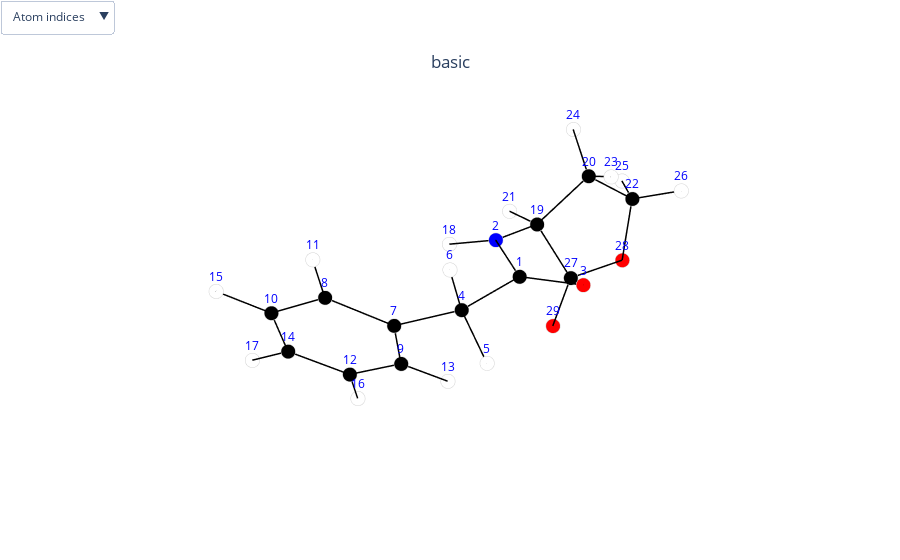

The cell this chart's notebook holds for it:
### Code cell
# use single class Molecule to show dipole arrows for the first molecule in set : toggle show dipole on the top left corner
# Notice that the indices defined a new common plane as the origin for the transformed dipole vector component.
mols.molecules[0].get_dipole_gaussian_df_single([1,2,3],visualize_bool=True)
mols.get_dipole_dict([1,2,3]).head(5)

### Figure 1 — Plotly figure (JSON) as saved in the notebook; plotly's stock layout.template omitted (floating-point values rounded to 4 significant figures)
{"data": [{"marker": {"color": ["black", "blue", "red", "black", "white", "white", "black", "black", "black", "black", "white", "black", "white", "black", "white", "white", "white", "white", "black", "black", "white", "black", "white", "white", "white", "white", "black", "red", "red"], "line": {"color": "lightgray", "width": 2}, "size": 5}, "mode": "markers", "name": "atoms", "text": ["C", "N", "O", "C", "H", "H", "C", "C", "C", "C", "H", "C", "H", "C", "H", "H", "H", "H", "C", "C", "H", "C", "H", "H", "H", "H", "C", "O", "O"], "type": "scatter3d", "x": [0.6241, 0, 0, 2.146, 2.453, 2.458, 2.776, 3.651, 2.475, 4.227, 3.889, 3.047, 1.776, 3.927, 4.91, 2.804, 4.374, 0.5589, -1.415, -2.34, -1.668, -3.538, -1.858, -2.619, -4.288, -4.015, -1.815, -3.026, -1.192], "y": [1.214, 0, 2.253, 1.188, 2.122, 1.242, 0.0015, -0.8399, -0.2735, -1.93, -0.6375, -1.362, 0.3633, -2.192, -2.573, -1.563, -3.041, -0.81, -0.0722, 0.5164, -1.119, 0.9571, 1.376, -0.2006, 0.1696, 1.862, 0.6911, 1.239, 0.7671], "z": [-0.0145, 0, 0, 0, -0.4725, 1.045, -0.6796, -0.0015, -2.015, -0.6426, 1.036, -2.655, -2.546, -1.97, -0.1023, -3.69, -2.471, -0.2136, -0.2462, 0.8148, -0.4317, -0.0282, 1.274, 1.583, -0.122, 0.3383, -1.517, -1.339, -2.528]}, {"hoverinfo": "none", "line": {"color": "black", "width": 3}, "mode": "lines", "name": "bonds", "type": "scatter3d", "x": [0.6241, 0, null, 2.146, 2.453, null, 2.776, 3.651, null, -1.415, -2.34, null, -1.815, -3.026, null, 0.6241, 0, null, 2.146, 2.458, null, 2.475, 2.776, null, 4.227, 3.651, null, 3.047, 3.927, null, -1.415, -1.668, null, -2.34, -3.538, null, -1.815, -1.192, null, 0.6241, 2.146, null, 2.146, 2.776, null, 3.889, 3.651, null, 2.475, 3.047, null, 4.374, 3.927, null, -2.34, -1.858, null, -4.288, -3.538, null, 2.475, 1.776, null, 4.227, 3.927, null, 3.047, 2.804, null, -2.34, -2.619, null, -4.015, -3.538, null, 4.227, 4.91, null, -3.026, -3.538, null, -1.415, -1.815, null, 0, -1.415, null, 0.5589, 0, null], "y": [1.214, 0, null, 1.188, 2.122, null, 0.0015, -0.8399, null, -0.0722, 0.5164, null, 0.6911, 1.239, null, 1.214, 2.253, null, 1.188, 1.242, null, -0.2735, 0.0015, null, -1.93, -0.8399, null, -1.362, -2.192, null, -0.0722, -1.119, null, 0.5164, 0.9571, null, 0.6911, 0.7671, null, 1.214, 1.188, null, 1.188, 0.0015, null, -0.6375, -0.8399, null, -0.2735, -1.362, null, -3.041, -2.192, null, 0.5164, 1.376, null, 0.1696, 0.9571, null, -0.2735, 0.3633, null, -1.93, -2.192, null, -1.362, -1.563, null, 0.5164, -0.2006, null, 1.862, 0.9571, null, -1.93, -2.573, null, 1.239, 0.9571, null, -0.0722, 0.6911, null, 0, -0.0722, null, -0.81, 0, null], "z": [-0.0145, 0, null, 0, -0.4725, null, -0.6796, -0.0015, null, -0.2462, 0.8148, null, -1.517, -1.339, null, -0.0145, 0, null, 0, 1.045, null, -2.015, -0.6796, null, -0.6426, -0.0015, null, -2.655, -1.97, null, -0.2462, -0.4317, null, 0.8148, -0.0282, null, -1.517, -2.528, null, -0.0145, 0, null, 0, -0.6796, null, 1.036, -0.0015, null, -2.015, -2.655, null, -2.471, -1.97, null, 0.8148, 1.274, null, -0.122, -0.0282, null, -2.015, -2.546, null, -0.6426, -1.97, null, -2.655, -3.69, null, 0.8148, 1.583, null, 0.3383, -0.0282, null, -0.6426, -0.1023, null, -1.339, -0.0282, null, -0.2462, -1.517, null, 0, -0.2462, null, -0.2136, 0, null]}, {"line": {"color": "red", "width": 8}, "mode": "lines", "name": "Dipole X", "showlegend": true, "type": "scatter3d", "visible": false, "x": [0.325, -3.618], "y": [-1.122, -1.122], "z": [-0.5769, -0.5769]}, {"anchor": "tip", "colorscale": [[0, "red"], [1, "red"]], "name": "Dipole X", "showlegend": false, "showscale": false, "sizemode": "scaled", "sizeref": 0.2, "type": "cone", "u": [-4.093], "v": [0], "visible": false, "w": [0], "x": [-3.768], "y": [-1.122], "z": [-0.5769]}, {"line": {"color": "green", "width": 8}, "mode": "lines", "name": "Dipole Y", "showlegend": true, "type": "scatter3d", "visible": false, "x": [0.325, 0.325], "y": [-1.122, 5.789], "z": [-0.5769, -0.5769]}, {"anchor": "tip", "colorscale": [[0, "green"], [1, "green"]], "name": "Dipole Y", "showlegend": false, "showscale": false, "sizemode": "scaled", "sizeref": 0.2, "type": "cone", "u": [0], "v": [7.061], "visible": false, "w": [0], "x": [0.325], "y": [5.939], "z": [-0.5769]}, {"line": {"color": "blue", "width": 8}, "mode": "lines", "name": "Dipole Z", "showlegend": true, "type": "scatter3d", "visible": false, "x": [0.325, 0.325], "y": [-1.122, -1.122], "z": [-0.5769, 6.075]}, {"anchor": "tip", "colorscale": [[0, "blue"], [1, "blue"]], "name": "Dipole Z", "showlegend": false, "showscale": false, "sizemode": "scaled", "sizeref": 0.2, "type": "cone", "u": [0], "v": [0], "visible": false, "w": [6.802], "x": [0.325], "y": [-1.122], "z": [6.225]}, {"line": {"color": "purple", "width": 8}, "mode": "lines", "name": "Total Dipole", "showlegend": true, "type": "scatter3d", "visible": false, "x": [0.325, -3.71], "y": [-1.122, 5.84], "z": [-0.5769, 6.129]}, {"anchor": "tip", "colorscale": [[0, "purple"], [1, "purple"]], "name": "Total Dipole", "showlegend": false, "showscale": false, "sizemode": "scaled", "sizeref": 0.2, "type": "cone", "u": [-4.093], "v": [7.061], "visible": false, "w": [6.802], "x": [-3.768], "y": [5.939], "z": [6.225]}], "layout": {"margin": {"b": 0, "l": 0, "r": 0, "t": 0}, "scene": {"annotations": [{"font": {"color": "blue"}, "showarrow": false, "text": "1", "x": 0.6241, "y": 1.214, "yshift": 15, "z": -0.0145}, {"font": {"color": "blue"}, "showarrow": false, "text": "2", "x": 0, "y": 0, "yshift": 15, "z": 0}, {"font": {"color": "blue"}, "showarrow": false, "text": "3", "x": 0, "y": 2.253, "yshift": 15, "z": 0}, {"font": {"color": "blue"}, "showarrow": false, "text": "4", "x": 2.146, "y": 1.188, "yshift": 15, "z": 0}, {"font": {"color": "blue"}, "showarrow": false, "text": "5", "x": 2.453, "y": 2.122, "yshift": 15, "z": -0.4725}, {"font": {"color": "blue"}, "showarrow": false, "text": "6", "x": 2.458, "y": 1.242, "yshift": 15, "z": 1.045}, {"font": {"color": "blue"}, "showarrow": false, "text": "7", "x": 2.776, "y": 0.0015, "yshift": 15, "z": -0.6796}, {"font": {"color": "blue"}, "showarrow": false, "text": "8", "x": 3.651, "y": -0.8399, "yshift": 15, "z": -0.0015}, {"font": {"color": "blue"}, "showarrow": false, "text": "9", "x": 2.475, "y": -0.2735, "yshift": 15, "z": -2.015}, {"font": {"color": "blue"}, "showarrow": false, "text": "10", "x": 4.227, "y": -1.93, "yshift": 15, "z": -0.6426}, {"font": {"color": "blue"}, "showarrow": false, "text": "11", "x": 3.889, "y": -0.6375, "yshift": 15, "z": 1.036}, {"font": {"color": "blue"}, "showarrow": false, "text": "12", "x": 3.047, "y": -1.362, "yshift": 15, "z": -2.655}, {"font": {"color": "blue"}, "showarrow": false, "text": "13", "x": 1.776, "y": 0.3633, "yshift": 15, "z": -2.546}, {"font": {"color": "blue"}, "showarrow": false, "text": "14", "x": 3.927, "y": -2.192, "yshift": 15, "z": -1.97}, {"font": {"color": "blue"}, "showarrow": false, "text": "15", "x": 4.91, "y": -2.573, "yshift": 15, "z": -0.1023}, {"font": {"color": "blue"}, "showarrow": false, "text": "16", "x": 2.804, "y": -1.563, "yshift": 15, "z": -3.69}, {"font": {"color": "blue"}, "showarrow": false, "text": "17", "x": 4.374, "y": -3.041, "yshift": 15, "z": -2.471}, {"font": {"color": "blue"}, "showarrow": false, "text": "18", "x": 0.5589, "y": -0.81, "yshift": 15, "z": -0.2136}, {"font": {"color": "blue"}, "showarrow": false, "text": "19", "x": -1.415, "y": -0.0722, "yshift": 15, "z": -0.2462}, {"font": {"color": "blue"}, "showarrow": false, "text": "20", "x": -2.34, "y": 0.5164, "yshift": 15, "z": 0.8148}, {"font": {"color": "blue"}, "showarrow": false, "text": "21", "x": -1.668, "y": -1.119, "yshift": 15, "z": -0.4317}, {"font": {"color": "blue"}, "showarrow": false, "text": "22", "x": -3.538, "y": 0.9571, "yshift": 15, "z": -0.0282}, {"font": {"color": "blue"}, "showarrow": false, "text": "23", "x": -1.858, "y": 1.376, "yshift": 15, "z": 1.274}, {"font": {"color": "blue"}, "showarrow": false, "text": "24", "x": -2.619, "y": -0.2006, "yshift": 15, "z": 1.583}, {"font": {"color": "blue"}, "showarrow": false, "text": "25", "x": -4.288, "y": 0.1696, "yshift": 15, "z": -0.122}, {"font": {"color": "blue"}, "showarrow": false, "text": "26", "x": -4.015, "y": 1.862, "yshift": 15, "z": 0.3383}, {"font": {"color": "blue"}, "showarrow": false, "text": "27", "x": -1.815, "y": 0.6911, "yshift": 15, "z": -1.517}, {"font": {"color": "blue"}, "showarrow": false, "text": "28", "x": -3.026, "y": 1.239, "yshift": 15, "z": -1.339}, {"font": {"color": "blue"}, "showarrow": false, "text": "29", "x": -1.192, "y": 0.7671, "yshift": 15, "z": -2.528}], "xaxis": {"showbackground": false, "showgrid": false, "showticklabels": false, "title": {"font": {"color": "white"}, "text": "X"}, "zeroline": false}, "yaxis": {"showbackground": false, "showgrid": false, "showticklabels": false, "title": {"font": {"color": "white"}, "text": "Y"}, "zeroline": false}, "zaxis": {"showbackground": false, "showgrid": false, "showticklabels": false, "title": {"font": {"color": "white"}, "text": "Z"}, "zeroline": false}}, "showlegend": false, "title": {"text": "basic", "x": 0.5, "xanchor": "center", "y": 0.9, "yanchor": "top"}, "updatemenus": [{"buttons": [{"args": [{"scene.annotations": [{"font": {"color": "blue"}, "showarrow": false, "text": "1", "x": 0.6241, "y": 1.214, "yshift": 15, "z": -0.0145}, {"font": {"color": "blue"}, "showarrow": false, "text": "2", "x": 0, "y": 0, "yshift": 15, "z": 0}, {"font": {"color": "blue"}, "showarrow": false, "text": "3", "x": 0, "y": 2.253, "yshift": 15, "z": 0}, {"font": {"color": "blue"}, "showarrow": false, "text": "4", "x": 2.146, "y": 1.188, "yshift": 15, "z": 0}, {"font": {"color": "blue"}, "showarrow": false, "text": "5", "x": 2.453, "y": 2.122, "yshift": 15, "z": -0.4725}, {"font": {"color": "blue"}, "showarrow": false, "text": "6", "x": 2.458, "y": 1.242, "yshift": 15, "z": 1.045}, {"font": {"color": "blue"}, "showarrow": false, "text": "7", "x": 2.776, "y": 0.0015, "yshift": 15, "z": -0.6796}, {"font": {"color": "blue"}, "showarrow": false, "text": "8", "x": 3.651, "y": -0.8399, "yshift": 15, "z": -0.0015}, {"font": {"color": "blue"}, "showarrow": false, "text": "9", "x": 2.475, "y": -0.2735, "yshift": 15, "z": -2.015}, {"font": {"color": "blue"}, "showarrow": false, "text": "10", "x": 4.227, "y": -1.93, "yshift": 15, "z": -0.6426}, {"font": {"color": "blue"}, "showarrow": false, "text": "11", "x": 3.889, "y": -0.6375, "yshift": 15, "z": 1.036}, {"font": {"color": "blue"}, "showarrow": false, "text": "12", "x": 3.047, "y": -1.362, "yshift": 15, "z": -2.655}, {"font": {"color": "blue"}, "showarrow": false, "text": "13", "x": 1.776, "y": 0.3633, "yshift": 15, "z": -2.546}, {"font": {"color": "blue"}, "showarrow": false, "text": "14", "x": 3.927, "y": -2.192, "yshift": 15, "z": -1.97}, {"font": {"color": "blue"}, "showarrow": false, "text": "15", "x": 4.91, "y": -2.573, "yshift": 15, "z": -0.1023}, {"font": {"color": "blue"}, "showarrow": false, "text": "16", "x": 2.804, "y": -1.563, "yshift": 15, "z": -3.69}, {"font": {"color": "blue"}, "showarrow": false, "text": "17", "x": 4.374, "y": -3.041, "yshift": 15, "z": -2.471}, {"font": {"color": "blue"}, "showarrow": false, "text": "18", "x": 0.5589, "y": -0.81, "yshift": 15, "z": -0.2136}, {"font": {"color": "blue"}, "showarrow": false, "text": "19", "x": -1.415, "y": -0.0722, "yshift": 15, "z": -0.2462}, {"font": {"color": "blue"}, "showarrow": false, "text": "20", "x": -2.34, "y": 0.5164, "yshift": 15, "z": 0.8148}, {"font": {"color": "blue"}, "showarrow": false, "text": "21", "x": -1.668, "y": -1.119, "yshift": 15, "z": -0.4317}, {"font": {"color": "blue"}, "showarrow": false, "text": "22", "x": -3.538, "y": 0.9571, "yshift": 15, "z": -0.0282}, {"font": {"color": "blue"}, "showarrow": false, "text": "23", "x": -1.858, "y": 1.376, "yshift": 15, "z": 1.274}, {"font": {"color": "blue"}, "showarrow": false, "text": "24", "x": -2.619, "y": -0.2006, "yshift": 15, "z": 1.583}, {"font": {"color": "blue"}, "showarrow": false, "text": "25", "x": -4.288, "y": 0.1696, "yshift": 15, "z": -0.122}, {"font": {"color": "blue"}, "showarrow": false, "text": "26", "x": -4.015, "y": 1.862, "yshift": 15, "z": 0.3383}, {"font": {"color": "blue"}, "showarrow": false, "text": "27", "x": -1.815, "y": 0.6911, "yshift": 15, "z": -1.517}, {"font": {"color": "blue"}, "showarrow": false, "text": "28", "x": -3.026, "y": 1.239, "yshift": 15, "z": -1.339}, {"font": {"color": "blue"}, "showarrow": false, "text": "29", "x": -1.192, "y": 0.7671, "yshift": 15, "z": -2.528}]}], "label": "Atom indices", "method": "relayout"}, {"args": [{"scene.annotations": [{"showarrow": false, "text": "1.36", "x": 0.312, "y": 0.6069, "yshift": 10, "z": -0.00725}, {"showarrow": false, "text": "1.09", "x": 2.299, "y": 1.655, "yshift": 10, "z": -0.2362}, {"showarrow": false, "text": "1.39", "x": 3.214, "y": -0.4192, "yshift": 10, "z": -0.3405}, {"showarrow": false, "text": "1.53", "x": -1.877, "y": 0.2221, "yshift": 10, "z": 0.2843}, {"showarrow": false, "text": "1.34", "x": -2.421, "y": 0.9651, "yshift": 10, "z": -1.428}, {"showarrow": false, "text": "1.21", "x": 0.312, "y": 1.733, "yshift": 10, "z": -0.00725}, {"showarrow": false, "text": "1.09", "x": 2.302, "y": 1.215, "yshift": 10, "z": 0.5227}, {"showarrow": false, "text": "1.4", "x": 2.626, "y": -0.136, "yshift": 10, "z": -1.347}, {"showarrow": false, "text": "1.39", "x": 3.939, "y": -1.385, "yshift": 10, "z": -0.322}, {"showarrow": false, "text": "1.39", "x": 3.487, "y": -1.777, "yshift": 10, "z": -2.312}, {"showarrow": false, "text": "1.09", "x": -1.541, "y": -0.5955, "yshift": 10, "z": -0.3389}, {"showarrow": false, "text": "1.53", "x": -2.939, "y": 0.7368, "yshift": 10, "z": 0.3933}, {"showarrow": false, "text": "1.19", "x": -1.504, "y": 0.7291, "yshift": 10, "z": -2.022}, {"showarrow": false, "text": "1.52", "x": 1.385, "y": 1.201, "yshift": 10, "z": -0.00725}, {"showarrow": false, "text": "1.51", "x": 2.461, "y": 0.5948, "yshift": 10, "z": -0.3398}, {"showarrow": false, "text": "1.08", "x": 3.77, "y": -0.7387, "yshift": 10, "z": 0.5175}, {"showarrow": false, "text": "1.39", "x": 2.761, "y": -0.8178, "yshift": 10, "z": -2.335}, {"showarrow": false, "text": "1.08", "x": 4.15, "y": -2.617, "yshift": 10, "z": -2.221}, {"showarrow": false, "text": "1.09", "x": -2.099, "y": 0.946, "yshift": 10, "z": 1.044}, {"showarrow": false, "text": "1.09", "x": -3.913, "y": 0.5634, "yshift": 10, "z": -0.0751}, {"showarrow": false, "text": "1.09", "x": 2.126, "y": 0.0449, "yshift": 10, "z": -2.28}, {"showarrow": false, "text": "1.39", "x": 4.077, "y": -2.061, "yshift": 10, "z": -1.306}, {"showarrow": false, "text": "1.08", "x": 2.926, "y": -1.463, "yshift": 10, "z": -3.172}, {"showarrow": false, "text": "1.09", "x": -2.48, "y": 0.1579, "yshift": 10, "z": 1.199}, {"showarrow": false, "text": "1.09", "x": -3.777, "y": 1.41, "yshift": 10, "z": 0.155}, {"showarrow": false, "text": "1.08", "x": 4.569, "y": -2.252, "yshift": 10, "z": -0.3724}, {"showarrow": false, "text": "1.44", "x": -3.282, "y": 1.098, "yshift": 10, "z": -0.6835}, {"showarrow": false, "text": "1.54", "x": -1.615, "y": 0.3095, "yshift": 10, "z": -0.8814}, {"showarrow": false, "text": "1.44", "x": -0.7075, "y": -0.0361, "yshift": 10, "z": -0.1231}, {"showarrow": false, "text": "1.01", "x": 0.2794, "y": -0.405, "yshift": 10, "z": -0.1068}]}], "label": "Bond lengths", "method": "relayout"}, {"args": [{"scene.annotations": [{"font": {"color": "blue"}, "showarrow": false, "text": "1", "x": 0.6241, "y": 1.214, "yshift": 15, "z": -0.0145}, {"font": {"color": "blue"}, "showarrow": false, "text": "2", "x": 0, "y": 0, "yshift": 15, "z": 0}, {"font": {"color": "blue"}, "showarrow": false, "text": "3", "x": 0, "y": 2.253, "yshift": 15, "z": 0}, {"font": {"color": "blue"}, "showarrow": false, "text": "4", "x": 2.146, "y": 1.188, "yshift": 15, "z": 0}, {"font": {"color": "blue"}, "showarrow": false, "text": "5", "x": 2.453, "y": 2.122, "yshift": 15, "z": -0.4725}, {"font": {"color": "blue"}, "showarrow": false, "text": "6", "x": 2.458, "y": 1.242, "yshift": 15, "z": 1.045}, {"font": {"color": "blue"}, "showarrow": false, "text": "7", "x": 2.776, "y": 0.0015, "yshift": 15, "z": -0.6796}, {"font": {"color": "blue"}, "showarrow": false, "text": "8", "x": 3.651, "y": -0.8399, "yshift": 15, "z": -0.0015}, {"font": {"color": "blue"}, "showarrow": false, "text": "9", "x": 2.475, "y": -0.2735, "yshift": 15, "z": -2.015}, {"font": {"color": "blue"}, "showarrow": false, "text": "10", "x": 4.227, "y": -1.93, "yshift": 15, "z": -0.6426}, {"font": {"color": "blue"}, "showarrow": false, "text": "11", "x": 3.889, "y": -0.6375, "yshift": 15, "z": 1.036}, {"font": {"color": "blue"}, "showarrow": false, "text": "12", "x": 3.047, "y": -1.362, "yshift": 15, "z": -2.655}, {"font": {"color": "blue"}, "showarrow": false, "text": "13", "x": 1.776, "y": 0.3633, "yshift": 15, "z": -2.546}, {"font": {"color": "blue"}, "showarrow": false, "text": "14", "x": 3.927, "y": -2.192, "yshift": 15, "z": -1.97}, {"font": {"color": "blue"}, "showarrow": false, "text": "15", "x": 4.91, "y": -2.573, "yshift": 15, "z": -0.1023}, {"font": {"color": "blue"}, "showarrow": false, "text": "16", "x": 2.804, "y": -1.563, "yshift": 15, "z": -3.69}, {"font": {"color": "blue"}, "showarrow": false, "text": "17", "x": 4.374, "y": -3.041, "yshift": 15, "z": -2.471}, {"font": {"color": "blue"}, "showarrow": false, "text": "18", "x": 0.5589, "y": -0.81, "yshift": 15, "z": -0.2136}, {"font": {"color": "blue"}, "showarrow": false, "text": "19", "x": -1.415, "y": -0.0722, "yshift": 15, "z": -0.2462}, {"font": {"color": "blue"}, "showarrow": false, "text": "20", "x": -2.34, "y": 0.5164, "yshift": 15, "z": 0.8148}, {"font": {"color": "blue"}, "showarrow": false, "text": "21", "x": -1.668, "y": -1.119, "yshift": 15, "z": -0.4317}, {"font": {"color": "blue"}, "showarrow": false, "text": "22", "x": -3.538, "y": 0.9571, "yshift": 15, "z": -0.0282}, {"font": {"color": "blue"}, "showarrow": false, "text": "23", "x": -1.858, "y": 1.376, "yshift": 15, "z": 1.274}, {"font": {"color": "blue"}, "showarrow": false, "text": "24", "x": -2.619, "y": -0.2006, "yshift": 15, "z": 1.583}, {"font": {"color": "blue"}, "showarrow": false, "text": "25", "x": -4.288, "y": 0.1696, "yshift": 15, "z": -0.122}, {"font": {"color": "blue"}, "showarrow": false, "text": "26", "x": -4.015, "y": 1.862, "yshift": 15, "z": 0.3383}, {"font": {"color": "blue"}, "showarrow": false, "text": "27", "x": -1.815, "y": 0.6911, "yshift": 15, "z": -1.517}, {"font": {"color": "blue"}, "showarrow": false, "text": "28", "x": -3.026, "y": 1.239, "yshift": 15, "z": -1.339}, {"font": {"color": "blue"}, "showarrow": false, "text": "29", "x": -1.192, "y": 0.7671, "yshift": 15, "z": -2.528}, {"showarrow": false, "text": "1.36", "x": 0.312, "y": 0.6069, "yshift": 10, "z": -0.00725}, {"showarrow": false, "text": "1.09", "x": 2.299, "y": 1.655, "yshift": 10, "z": -0.2362}, {"showarrow": false, "text": "1.39", "x": 3.214, "y": -0.4192, "yshift": 10, "z": -0.3405}, {"showarrow": false, "text": "1.53", "x": -1.877, "y": 0.2221, "yshift": 10, "z": 0.2843}, {"showarrow": false, "text": "1.34", "x": -2.421, "y": 0.9651, "yshift": 10, "z": -1.428}, {"showarrow": false, "text": "1.21", "x": 0.312, "y": 1.733, "yshift": 10, "z": -0.00725}, {"showarrow": false, "text": "1.09", "x": 2.302, "y": 1.215, "yshift": 10, "z": 0.5227}, {"showarrow": false, "text": "1.4", "x": 2.626, "y": -0.136, "yshift": 10, "z": -1.347}, {"showarrow": false, "text": "1.39", "x": 3.939, "y": -1.385, "yshift": 10, "z": -0.322}, {"showarrow": false, "text": "1.39", "x": 3.487, "y": -1.777, "yshift": 10, "z": -2.312}, {"showarrow": false, "text": "1.09", "x": -1.541, "y": -0.5955, "yshift": 10, "z": -0.3389}, {"showarrow": false, "text": "1.53", "x": -2.939, "y": 0.7368, "yshift": 10, "z": 0.3933}, {"showarrow": false, "text": "1.19", "x": -1.504, "y": 0.7291, "yshift": 10, "z": -2.022}, {"showarrow": false, "text": "1.52", "x": 1.385, "y": 1.201, "yshift": 10, "z": -0.00725}, {"showarrow": false, "text": "1.51", "x": 2.461, "y": 0.5948, "yshift": 10, "z": -0.3398}, {"showarrow": false, "text": "1.08", "x": 3.77, "y": -0.7387, "yshift": 10, "z": 0.5175}, {"showarrow": false, "text": "1.39", "x": 2.761, "y": -0.8178, "yshift": 10, "z": -2.335}, {"showarrow": false, "text": "1.08", "x": 4.15, "y": -2.617, "yshift": 10, "z": -2.221}, {"showarrow": false, "text": "1.09", "x": -2.099, "y": 0.946, "yshift": 10, "z": 1.044}, {"showarrow": false, "text": "1.09", "x": -3.913, "y": 0.5634, "yshift": 10, "z": -0.0751}, {"showarrow": false, "text": "1.09", "x": 2.126, "y": 0.0449, "yshift": 10, "z": -2.28}, {"showarrow": false, "text": "1.39", "x": 4.077, "y": -2.061, "yshift": 10, "z": -1.306}, {"showarrow": false, "text": "1.08", "x": 2.926, "y": -1.463, "yshift": 10, "z": -3.172}, {"showarrow": false, "text": "1.09", "x": -2.48, "y": 0.1579, "yshift": 10, "z": 1.199}, {"showarrow": false, "text": "1.09", "x": -3.777, "y": 1.41, "yshift": 10, "z": 0.155}, {"showarrow": false, "text": "1.08", "x": 4.569, "y": -2.252, "yshift": 10, "z": -0.3724}, {"showarrow": false, "text": "1.44", "x": -3.282, "y": 1.098, "yshift": 10, "z": -0.6835}, {"showarrow": false, "text": "1.54", "x": -1.615, "y": 0.3095, "yshift": 10, "z": -0.8814}, {"showarrow": false, "text": "1.44", "x": -0.7075, "y": -0.0361, "yshift": 10, "z": -0.1231}, {"showarrow": false, "text": "1.01", "x": 0.2794, "y": -0.405, "yshift": 10, "z": -0.1068}]}], "label": "Both", "method": "relayout"}, {"args": [{"scene.annotations": []}], "label": "Hide all", "method": "relayout"}, {"args": [{"visible": [true, true, true, true, true, true, true, true, true, true]}, {}], "label": "Show dipole", "method": "update"}, {"args": [{"visible": [true, true, false, false, false, false, false, false, false, false]}, {}], "label": "Hide dipole", "method": "update"}], "direction": "down", "xanchor": "left", "yanchor": "top"}]}}
